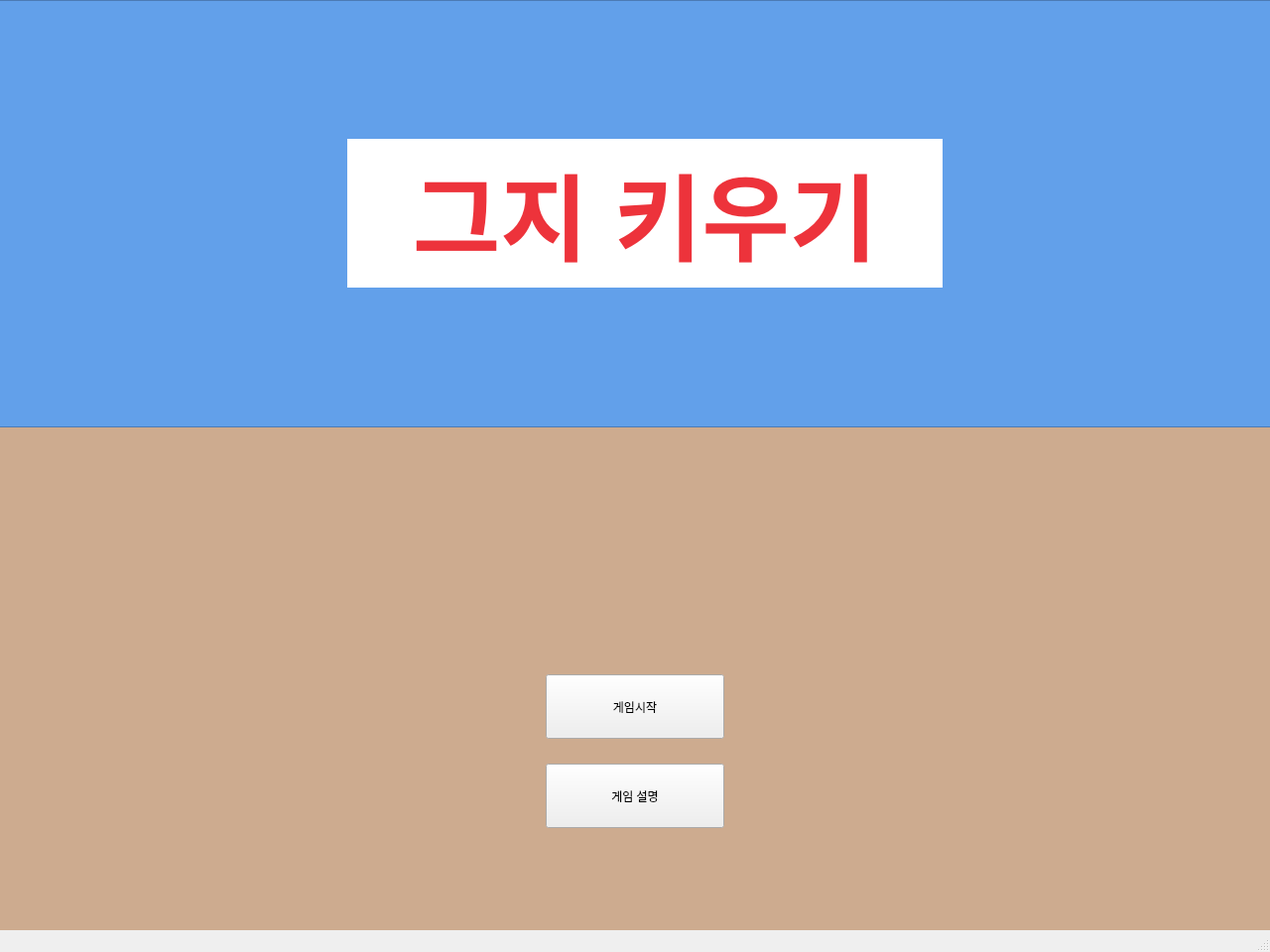
<?xml version="1.0" encoding="UTF-8"?>
<ui version="4.0">
 <class>MainWindow</class>
 <widget class="QMainWindow" name="MainWindow">
  <property name="geometry">
   <rect>
    <x>0</x>
    <y>0</y>
    <width>1280</width>
    <height>960</height>
   </rect>
  </property>
  <property name="windowTitle">
   <string>MainWindow</string>
  </property>
  <widget class="QWidget" name="centralwidget">
   <widget class="QPushButton" name="pushButton">
    <property name="geometry">
     <rect>
      <x>550</x>
      <y>680</y>
      <width>180</width>
      <height>65</height>
     </rect>
    </property>
    <property name="text">
     <string>게임시작</string>
    </property>
   </widget>
   <widget class="QListWidget" name="listWidget">
    <property name="geometry">
     <rect>
      <x>-10</x>
      <y>430</y>
      <width>1291</width>
      <height>521</height>
     </rect>
    </property>
    <property name="styleSheet">
     <string notr="true">background-color: rgb(205, 171, 143);</string>
    </property>
   </widget>
   <widget class="QListWidget" name="listWidget_2">
    <property name="geometry">
     <rect>
      <x>-10</x>
      <y>0</y>
      <width>1291</width>
      <height>431</height>
     </rect>
    </property>
    <property name="styleSheet">
     <string notr="true">background-color: rgb(98, 160, 234);</string>
    </property>
   </widget>
   <widget class="QPushButton" name="pushButton_2">
    <property name="geometry">
     <rect>
      <x>550</x>
      <y>770</y>
      <width>180</width>
      <height>65</height>
     </rect>
    </property>
    <property name="text">
     <string>게임 설명</string>
    </property>
   </widget>
   <widget class="QLabel" name="label">
    <property name="geometry">
     <rect>
      <x>350</x>
      <y>140</y>
      <width>600</width>
      <height>150</height>
     </rect>
    </property>
    <property name="styleSheet">
     <string notr="true">background-color: rgb(255, 255, 255);</string>
    </property>
    <property name="text">
     <string>&lt;html&gt;&lt;head/&gt;&lt;body&gt;&lt;p align=&quot;center&quot;&gt;&lt;span style=&quot; font-size:72pt; font-weight:600; color:#ed333b;&quot;&gt;그지 키우기&lt;/span&gt;&lt;/p&gt;&lt;/body&gt;&lt;/html&gt;</string>
    </property>
   </widget>
   <zorder>listWidget</zorder>
   <zorder>listWidget_2</zorder>
   <zorder>pushButton</zorder>
   <zorder>pushButton_2</zorder>
   <zorder>label</zorder>
  </widget>
  <widget class="QStatusBar" name="statusbar"/>
 </widget>
 <resources/>
 <connections/>
</ui>
